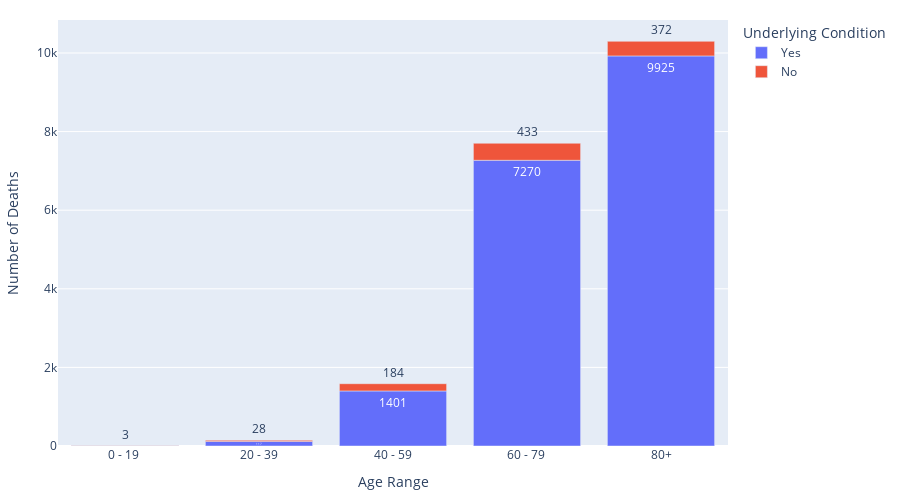

The code cell stored with this chart in its notebook:
### Markdown cell above
# NHS Confirmed Deaths by Underlying Health Conditions
##### This graph is separate to the Age Range graph due to longer update intervals for Underlying Health Conditions Dataset.

### Code cell
fig = px.bar(nhs_conditions, 
             x="Age Group", 
             y="Total",
             text='Total',
             color='Underlying Condition')

fig.update_layout(
        xaxis_title="Age Range",
        yaxis_title="Number of Deaths",
        margin=dict(l=20, r=20, t=20, b=20),
        height=500,
        width=900)
fig.show()

### Figure 1 — Plotly figure (JSON) as saved in the notebook; plotly's stock layout.template omitted (floating-point values rounded to 4 significant figures)
{"data": [{"alignmentgroup": "True", "hovertemplate": "Underlying Condition=Yes<br>Age Group=%{x}<br>Total=%{text}<extra></extra>", "legendgroup": "Yes", "marker": {"color": "#636efa"}, "name": "Yes", "offsetgroup": "Yes", "orientation": "v", "showlegend": true, "text": [7, 117, 1401, 7270, 9925], "textposition": "auto", "type": "bar", "x": ["0 - 19 ", "20 - 39", "40 - 59", "60 - 79 ", "80+"], "xaxis": "x", "y": [7, 117, 1401, 7270, 9925], "yaxis": "y"}, {"alignmentgroup": "True", "hovertemplate": "Underlying Condition=No<br>Age Group=%{x}<br>Total=%{text}<extra></extra>", "legendgroup": "No", "marker": {"color": "#EF553B"}, "name": "No", "offsetgroup": "No", "orientation": "v", "showlegend": true, "text": [3, 28, 184, 433, 372], "textposition": "auto", "type": "bar", "x": ["0 - 19 ", "20 - 39", "40 - 59", "60 - 79 ", "80+"], "xaxis": "x", "y": [3, 28, 184, 433, 372], "yaxis": "y"}], "layout": {"barmode": "relative", "height": 500, "legend": {"title": {"text": "Underlying Condition"}, "tracegroupgap": 0}, "margin": {"b": 20, "l": 20, "r": 20, "t": 20}, "width": 900, "xaxis": {"anchor": "y", "domain": [0, 1], "title": {"text": "Age Range"}}, "yaxis": {"anchor": "x", "domain": [0, 1], "title": {"text": "Number of Deaths"}}}}
